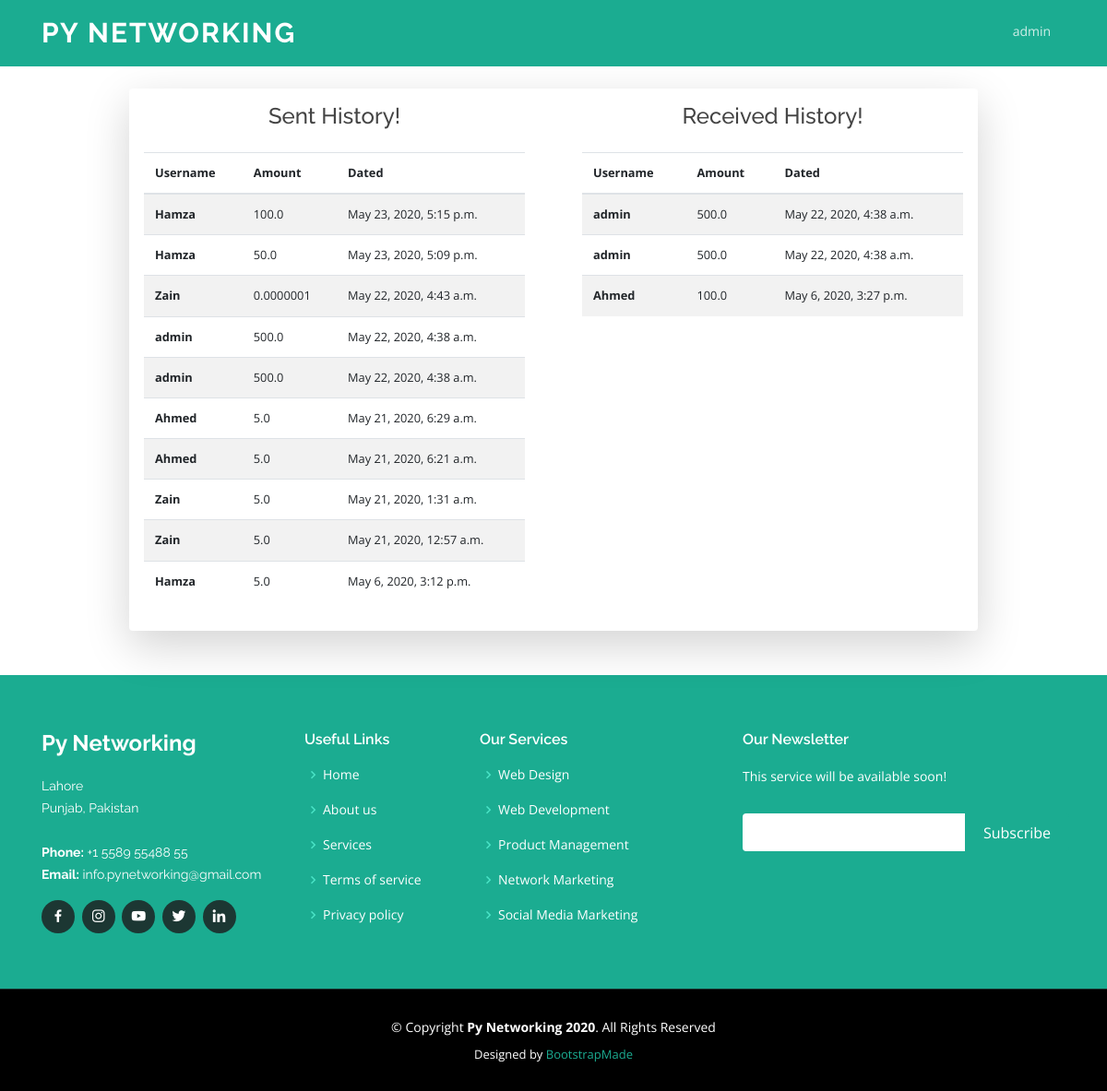
Page /member/transaction_history/ (signed in) on the committed database.
### member/models.py (models this page shows)
class Transaction(models.Model):
    user = models.ForeignKey(User,on_delete=models.CASCADE,related_name='Sender')
    amount = models.FloatField(default=0)
    send_to = models.ForeignKey(User,on_delete=models.CASCADE,related_name='Receiver')
    is_approved = models.BooleanField(default=False)
    date = models.DateTimeField(default=timezone.now)

### member/views.py (the view)
# urls.py: path('transaction_history/', views.transaction_history, name='transaction_history'),
@login_required
def transaction_history(request):
    sent = Transaction.objects.filter(user=request.user).order_by('-date')
    received = Transaction.objects.filter(send_to=request.user).order_by('-date')
    return render(request,'member/transaction_history.html',{'sent':sent,'received':received})

### member/templates/member/transaction_history.html (shortened to what this page needs)
{% extends 'base.html' %}
{% load static %}
 {% load widget_tweaks %}
{% block content %}
  <div class="container" style="padding-top: 2%">
    <div class="row justify-content-center">
      <div class="col-xl-10 col-lg-12 col-md-9">
        <div class="card o-hidden border-0 shadow-lg my-5">
          <div class="card-body p-0">
            <div class="row">
              <div class="col-lg-6">
                <div class="p-3">
                  <div class="text-center">
                    <h1 class="h4 text-gray-900 mb-4">Sent History!</h1>
                  </div>
                    <table class="table table-striped small">
                      <thead>
                        <tr>
                          <th scope="col">Username</th>
                          <th scope="col">Amount</th>
                          <th scope="col">Dated</th>
                        </tr>
                      </thead>
                      <tbody>
                      {% for s in sent%}
                        <tr>
                          <th scope="row">{{ s.send_to.username }}</th>
                          <td>{{ s.amount }}</td>
                          <td>{{ s.date }}</td>
                        </tr>
                          {% empty %}
                           <tr>
                              <th><div class="text-sm-center">Have not sent </div></th>
                              <th><div class="text-sm-center"> any </div></th>
                              <th><div class="text-sm-center"> balance!</div></th>
                          </tr>
                      {% endfor %}
                      </tbody>
                    </table>
              </div>
            </div>
               <div class="col-lg-6">
                <div class="p-3">
                  <div class="text-center">
                    <h1 class="h4 text-gray-900 mb-4">Received History!</h1>
                  </div>
                  <table class="table table-striped small">
                      <thead>
                        <tr>
                          <th scope="col">Username</th>
                          <th scope="col">Amount</th>
                          <th scope="col">Dated</th>
                        </tr>
                      </thead>
                      <tbody>
                      {% for r in received%}
                        <tr>
                          <th scope="row">{{ r.user.username }}</th>
                          <td>{{ r.amount }}</td>
                          <td>{{ r.date }}</td>
                        </tr>
                          {% empty %}
                          <tr>
                              <th><div class="text-sm-center">Have not received </div></th>
                              <th><div class="text-sm-center"> any </div></th>
                              <th><div class="text-sm-center"> balance!</div></th>
                          </tr>
                      {% endfor %}
                      </tbody>
                    </table>
              </div>
            </div>
          </div>
        </div>
      </div>
    </div>
  </div>
  </div>
{% endblock content %}

### member/templates/base.html (shortened to what this page needs)
{% load static %}
<!DOCTYPE html>
<html lang="en">
<head>Loading
    <link rel="stylesheet" href="https://stackpath.bootstrapcdn.com/bootstrap/4.4.1/css/bootstrap.min.css">
  <link href="{% static 'home/assets/vendor/bootstrap/css/bootstrap.min.css'  %}" rel="stylesheet">
  <link href="{% static 'home/assets/vendor/icofont/icofont.min.css'  %}" rel="stylesheet">
  <link href="{% static 'home/assets/vendor/boxicons/css/boxicons.min.css'  %}" rel="stylesheet">
  <link href="{% static 'home/assets/vendor/owl.carousel/assets/owl.carousel.min.css'  %}" rel="stylesheet">
  <link href="{% static 'home/assets/vendor/venobox/venobox.css'  %}" rel="stylesheet">
  <link href="{% static 'home/assets/vendor/aos/aos.css'  %}" rel="stylesheet">
  <link href="{% static 'home/assets/css/style.css'%}" rel="stylesheet">
</head>
<body>
  <header id="header" class="fixed-top">
    <div class="container d-flex">
      <div class="logo mr-auto">
       <h1 class="text-light"><a href={% url 'home' %}>Py Networking</a></h1>
      </div>
      <nav class="nav-menu d-none d-lg-block">
        <ul>
           {% if request.user.is_authenticated %}
            <li class="drop-down"><a href="">{{ request.user.username}}</a>
              </li>
            </ul>
               {% else%}
               <li><a href={% url 'login' %}>Login/SignUp</a></li>
            {% endif %}
      </nav>
    </div>
  </header>
  {% block content %}
  {% endblock %}
  <footer id="footer">
    <div class="footer-top">
      <div class="container">
        <div class="row">
          <div class="col-lg-3 col-md-6">
            <div class="footer-info">
              <h3>Py Networking</h3>
              <p>
                Lahore <br>
                Punjab, Pakistan<br><br>
                <strong>Phone:</strong> +1 5589 55488 55<br>
                <strong>Email:</strong> info.pynetworking@gmail.com<br>
              </p>
              <div class="social-links mt-3">
                <a href="https://www.facebook.com/pynetworking" class="facebook"><i class="bx bxl-facebook"></i></a>
                <a href="https://www.instagram.com/pynetworking/" class="instagram"><i class="bx bxl-instagram"></i></a>
                <a href="https://www.youtube.com/channel/UC60tYPSpQHFFvM3r72Sv3ZQ" class="google-plus"><i class="bx bxl-youtube"></i></a>
                <a href="https://twitter.com/PyNetworking" class="twitter"><i class="bx bxl-twitter"></i></a>
                <a href="https://www.linkedin.com/in/py-networking-3548661a8/" class="linkedin"><i class="bx bxl-linkedin"></i></a>
              </div>
            </div>
          </div>
          <div class="col-lg-2 col-md-6 footer-links">
            <h4>Useful Links</h4>
            <ul>
              <li><i class="bx bx-chevron-right"></i> <a href="{% url 'home' %}">Home</a></li>
              <li><i class="bx bx-chevron-right"></i> <a href="{% url 'home' %}">About us</a></li>
              <li><i class="bx bx-chevron-right"></i> <a href="{% url 'home' %}">Services</a></li>
              <li><i class="bx bx-chevron-right"></i> <a href="#">Terms of service</a></li>
              <li><i class="bx bx-chevron-right"></i> <a href="#">Privacy policy</a></li>
            </ul>
          </div>
          <div class="col-lg-3 col-md-6 footer-links">
            <h4>Our Services</h4>
            <ul>
              <li><i class="bx bx-chevron-right"></i> <a href="#">Web Design</a></li>
              <li><i class="bx bx-chevron-right"></i> <a href="#">Web Development</a></li>
              <li><i class="bx bx-chevron-right"></i> <a href="#">Product Management</a></li>
              <li><i class="bx bx-chevron-right"></i> <a href="#">Network Marketing</a></li>
              <li><i class="bx bx-chevron-right"></i> <a href="#">Social Media Marketing</a></li>
            </ul>
          </div>
          <div class="col-lg-4 col-md-6 footer-newsletter">
            <h4>Our Newsletter</h4>
            <p>This service will be available soon!</p>
            <form action="" method="post">
              <input type="email" name="email"><input type="submit" value="Subscribe">
            </form>
          </div>
        </div>
      </div>
    </div>
    <div class="container">
      <div class="copyright">
        &copy; Copyright <strong><span>Py Networking 2020</span></strong>. All Rights Reserved
      </div>
      <div class="credits">
        Designed by <a href="https://bootstrapmade.com/">BootstrapMade</a>
      </div>
    </div>
  </footer>
</body>
</html>

### static/home/assets/css/style.css (style rules this page uses)
body { font-family: "Open Sans", sans-serif; color: #444444; }
a { color: #1bac91; }
h1, h2, h3, h4, h5, h6 { font-family: "Raleway", sans-serif; }
#header { height: 72px; transition: all 0.5s; z-index: 997; transition: all 0.5s; padding: 15px 0; background: #1bac91; }
#header .logo h1 { font-size: 30px; margin: 0; padding: 6px 0; line-height: 1; font-weight: 700; letter-spacing: 2px; text-transform: uppercase; }
#header .logo h1 a, #header .logo h1 a:hover { color: #fff; text-decoration: none; }
.nav-menu, .nav-menu * { margin: 0; padding: 0; list-style: none; }
.nav-menu > ul > li { position: relative; white-space: nowrap; float: left; }
.nav-menu a { display: block; position: relative; color: rgba(255, 255, 255, 0.8); padding: 8px 0 12px 0; transition: 0.3s; font-size: 14px; font-family: "Open Sans", sans-serif; }
.nav-menu > ul > li > a:before { content: ""; position: absolute; width: 100%; height: 2px; bottom: 3px; left: 0; background-color: #1bac91; visibility: hidden; width: 0px; transition: all 0.3s ease-in-out 0s; }
.nav-menu .drop-down > a:after { content: "\ea99"; font-family: IcoFont; padding-left: 5px; }
.mobile-nav { position: fixed; top: 55px; right: 15px; bottom: 15px; left: 15px; z-index: 9999; overflow-y: auto; background: #fff; transition: ease-in-out 0.2s; opacity: 0; visibility: hidden; border-radius: 10px; padding: 10px 0; }
.mobile-nav * { margin: 0; padding: 0; list-style: none; }
.mobile-nav a { display: block; position: relative; color: #21413c; padding: 10px 20px; font-weight: 500; outline: none; }
.mobile-nav .drop-down > a:after { content: "\ea99"; font-family: IcoFont; padding-left: 10px; position: absolute; right: 15px; }
.mobile-nav .drop-down > a { padding-right: 35px; }
#footer { background: black; padding: 0 0 30px 0; color: #fff; font-size: 14px; }
#footer .footer-top { background: #1bac91; border-bottom: 1px solid #18302c; padding: 60px 0 30px 0; }
#footer .footer-top .footer-info { margin-bottom: 30px; }
#footer .footer-top .footer-info h3 { font-size: 24px; margin: 0 0 20px 0; padding: 2px 0 2px 0; line-height: 1; font-weight: 700; }
#footer .footer-top .footer-info p { font-size: 14px; line-height: 24px; margin-bottom: 0; font-family: "Raleway", sans-serif; color: #fff; }
#footer .footer-top .social-links a { font-size: 18px; display: inline-block; background: #1c3733; color: #fff; line-height: 1; padding: 8px 0; margin-right: 4px; border-radius: 50%; text-align: center; width: 36px; height: 36px; transition: 0.3s; }
#footer .footer-top h4 { font-size: 16px; font-weight: 600; color: #fff; position: relative; padding-bottom: 12px; }
#footer .footer-top .footer-links { margin-bottom: 30px; }
#footer .footer-top .footer-links ul { list-style: none; padding: 0; margin: 0; }
#footer .footer-top .footer-links ul i { padding-right: 2px; color: #4ae3c6; font-size: 18px; line-height: 1; }
#footer .footer-top .footer-links ul li { padding: 10px 0; display: flex; align-items: center; }
#footer .footer-top .footer-links ul li:first-child { padding-top: 0; }
#footer .footer-top .footer-links ul a { color: #fff; transition: 0.3s; display: inline-block; line-height: 1; }
#footer .footer-top .footer-newsletter form { margin-top: 30px; background: #fff; padding: 6px 10px; position: relative; border-radius: 4px 0 0 4px; }
#footer .footer-top .footer-newsletter form input[type="email"] { border: 0; padding: 4px; width: calc(100% - 110px); }
#footer .footer-top .footer-newsletter form input[type="submit"] { position: absolute; top: 0; right: -4px; bottom: 0; border: 0; background: none; font-size: 16px; padding: 0 20px; background: #1bac91; color: #fff; transition: 0.3s; border-radius: 0 4px 4px 0; }
#footer .copyright { text-align: center; padding-top: 30px; }
#footer .credits { padding-top: 10px; text-align: center; font-size: 13px; color: #fff; }

### rows in the picture
Transaction: send_to.username "Hamza", amount "100.0", date "May 23, 2020, 5:15 p.m."
Transaction: send_to.username "Hamza", amount "50.0", date "May 23, 2020, 5:09 p.m."
Transaction: send_to.username "Zain", amount "0.0000001", date "May 22, 2020, 4:43 a.m."
Transaction: send_to.username "admin", amount "500.0", date "May 22, 2020, 4:38 a.m.", user.username "admin"
Transaction: send_to.username "admin", amount "500.0", date "May 22, 2020, 4:38 a.m.", user.username "admin"
Transaction: send_to.username "Ahmed", amount "5.0", date "May 21, 2020, 6:29 a.m."
Transaction: send_to.username "Ahmed", amount "5.0", date "May 21, 2020, 6:21 a.m."
Transaction: send_to.username "Zain", amount "5.0", date "May 21, 2020, 1:31 a.m."
Transaction: send_to.username "Zain", amount "5.0", date "May 21, 2020, 12:57 a.m."
Transaction: send_to.username "Hamza", amount "5.0", date "May 6, 2020, 3:12 p.m."
Transaction: user.username "Ahmed", amount "100.0", date "May 6, 2020, 3:27 p.m."

### other values in the picture
{{ request.user.username }} "admin"
